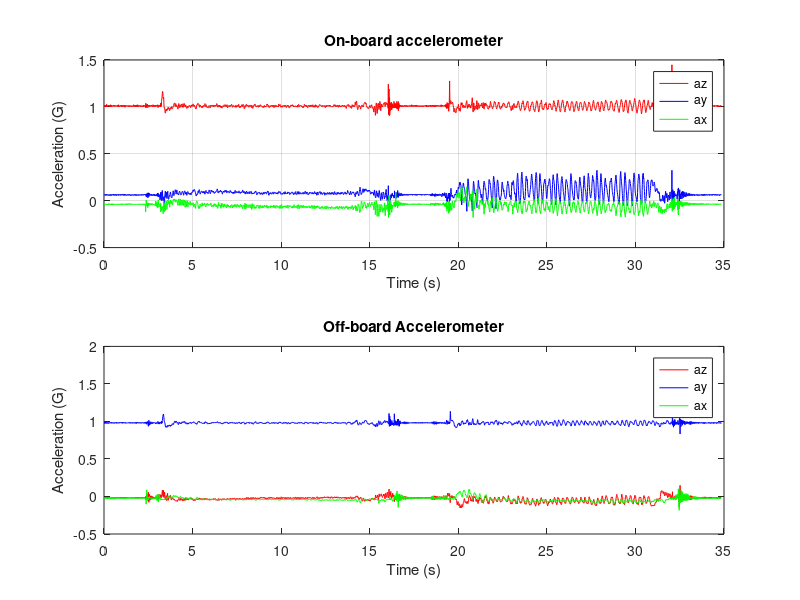
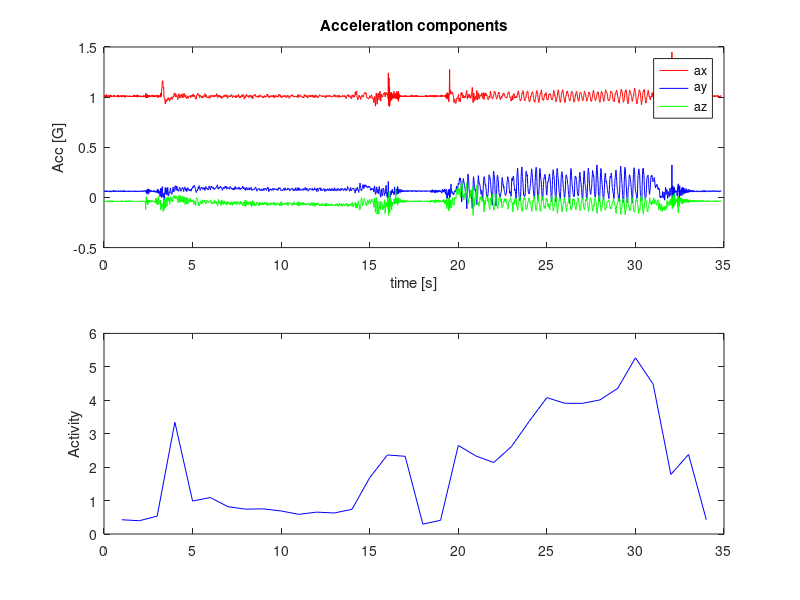

MATLAB code to generate these figures, in order: (Note: this script raises an error after producing the figures.)
clc
clear all
close all
file = load("tremor2.txt", "-ascii");

onBoardXacc = file(:,1);
onBoardYacc = file(:,2);
onBoardZacc = file(:,3);

yaw = file(:,4);
pitch = file(:,5);
roll = file(:,6);

offBoardXacc = file(:,7);
offBoardYacc = file(:,8);
offBoardZacc = file(:,9);

nSamples = length(file);
samplingFreq = 100;
ts = 1/samplingFreq;
t = (1:nSamples).*ts;

p1 = atand(onBoardZacc./(sqrt(onBoardXacc.^2+onBoardYacc.^2)));
lim = floor(length(t)/samplingFreq)

%% PLotting
figure(2)
subplot(2,1,1)
plot(t, onBoardZacc, 'r', t, onBoardYacc, 'b', t, onBoardXacc, 'g')
title("On-board accelerometer")
legend("az", "ay", "ax")
ylabel("Acceleration (G)")
xlabel("Time (s)")
grid

subplot(2,1,2)
plot(t, offBoardZacc, 'r', t, offBoardYacc, 'b', t, offBoardXacc, 'g')
title("Off-board Accelerometer")
legend("az", "ay", "ax")
ylabel("Acceleration (G)")
xlabel("Time (s)")
ylim([-0.5 2])

%% act1
act1 = [];
for i=1:length(onBoardXacc)
    da = sqrt(onBoardXacc(i)^2 + onBoardYacc(i)^2 + onBoardZacc(i)^2) - 1 -  0.0106;
    act1 = [act1, da];
end

activity = [];
t1 = [];

for i=0:lim-1
    tx = 0;
    for j=1:100
        tx = tx + abs(act1(100*i + j));
    end
    activity = [activity, tx];
    t1 = [t1, i];
end

t1 = t1 +1;

f = [zeros(1, 21) 4 3.8835 3.8095 3.9216 4.1237 3.9216 4.1237 3.7736 3.8835 3.9216 zeros(1,3)];
tf = 1:34;
figure


figure
subplot(2,1,1)
plot(t, onBoardZacc, 'r', t, onBoardYacc, 'b', t, onBoardXacc, 'g')
legend('ax', 'ay', 'az')
title('Acceleration components')
ylabel('Acc [G]')
xlabel('time [s]')
subplot(2,1,2)
plot(t1, activity, 'b')
ylabel('Activity')
yyaxis right
plot(tf, f, 'r')
legend('Activity', 'Tremor Frequency')
title('Activity and Tremor Frequency')
xlabel('time [s]')
ylabel('Frequency [Hz]')

grid

%%
%21.88 22.91 23.96 24.98 25.95 26.97 29 30.03 31.05
% tf = [22 23 24 25 26 27 28 29 30 31];



%% Activity off board
actF = [];
t1 = [];

act = 0;
cnt = 0;
lim = floor(length(t)/samplingFreq);
while cnt < lim
    for i=1:samplingFreq-1
        act = act + abs(sqrt(offBoardXacc(samplingFreq * cnt + i)^2 + offBoardYacc(samplingFreq*cnt + i)^2 + offBoardZacc(samplingFreq*cnt + i)^2) - 1);
    end
    actF = [actF, act];
    cnt = cnt + 1;
    t1 = [t1, cnt];
    act = 0;
end


figure
plot(t1, actF)
hold on
plot(t, offBoardZacc, 'r', t, offBoardYacc, 'b', t, offBoardXacc, 'g')
legend('dm', 'ax', 'ay', 'az')
title('Activity vs Off-Board Accelerometer')
grid
% ylim([-0.5 2])